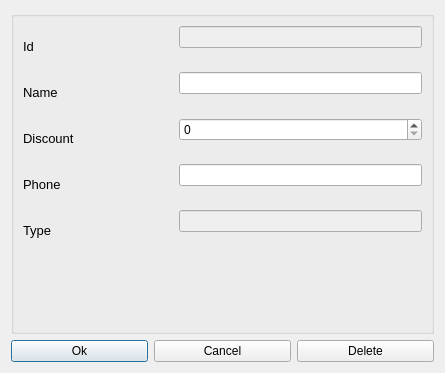
<?xml version="1.0" encoding="UTF-8"?>
<ui version="4.0">
 <class>DialogEditClient</class>
 <widget class="QDialog" name="DialogEditClient">
  <property name="geometry">
   <rect>
    <x>0</x>
    <y>0</y>
    <width>445</width>
    <height>373</height>
   </rect>
  </property>
  <property name="windowTitle">
   <string>Dialog</string>
  </property>
  <layout class="QGridLayout" name="gridLayout">
   <item row="1" column="0">
    <widget class="QPushButton" name="pushButton">
     <property name="text">
      <string>Ok</string>
     </property>
    </widget>
   </item>
   <item row="1" column="1">
    <widget class="QPushButton" name="pushButton_3">
     <property name="text">
      <string>Cancel</string>
     </property>
    </widget>
   </item>
   <item row="1" column="2">
    <widget class="QPushButton" name="pushButton_2">
     <property name="text">
      <string>Delete</string>
     </property>
    </widget>
   </item>
   <item row="0" column="0" colspan="3">
    <widget class="QGroupBox" name="groupBox">
     <property name="title">
      <string/>
     </property>
     <layout class="QFormLayout" name="formLayout">
      <item row="0" column="0">
       <widget class="QLabel" name="label_8">
        <property name="minimumSize">
         <size>
          <width>150</width>
          <height>40</height>
         </size>
        </property>
        <property name="font">
         <font>
          <pointsize>10</pointsize>
         </font>
        </property>
        <property name="text">
         <string>Id</string>
        </property>
       </widget>
      </item>
      <item row="0" column="1">
       <widget class="QLineEdit" name="lineEdit">
        <property name="enabled">
         <bool>false</bool>
        </property>
       </widget>
      </item>
      <item row="1" column="0">
       <widget class="QLabel" name="label_7">
        <property name="minimumSize">
         <size>
          <width>150</width>
          <height>40</height>
         </size>
        </property>
        <property name="font">
         <font>
          <pointsize>10</pointsize>
         </font>
        </property>
        <property name="text">
         <string>Name</string>
        </property>
       </widget>
      </item>
      <item row="1" column="1">
       <widget class="QLineEdit" name="lineEdit_2"/>
      </item>
      <item row="2" column="0">
       <widget class="QLabel" name="label_5">
        <property name="minimumSize">
         <size>
          <width>150</width>
          <height>40</height>
         </size>
        </property>
        <property name="font">
         <font>
          <pointsize>10</pointsize>
         </font>
        </property>
        <property name="text">
         <string>Discount</string>
        </property>
       </widget>
      </item>
      <item row="2" column="1">
       <widget class="QSpinBox" name="spinBox">
        <property name="maximum">
         <number>15</number>
        </property>
       </widget>
      </item>
      <item row="3" column="0">
       <widget class="QLabel" name="label_9">
        <property name="minimumSize">
         <size>
          <width>150</width>
          <height>40</height>
         </size>
        </property>
        <property name="font">
         <font>
          <pointsize>10</pointsize>
         </font>
        </property>
        <property name="text">
         <string>Phone</string>
        </property>
       </widget>
      </item>
      <item row="3" column="1">
       <widget class="QLineEdit" name="lineEdit_3"/>
      </item>
      <item row="4" column="0">
       <widget class="QLabel" name="label_10">
        <property name="minimumSize">
         <size>
          <width>150</width>
          <height>40</height>
         </size>
        </property>
        <property name="font">
         <font>
          <pointsize>10</pointsize>
         </font>
        </property>
        <property name="text">
         <string>Type</string>
        </property>
       </widget>
      </item>
      <item row="4" column="1">
       <widget class="QLineEdit" name="lineEdit_4">
        <property name="enabled">
         <bool>false</bool>
        </property>
       </widget>
      </item>
     </layout>
    </widget>
   </item>
  </layout>
 </widget>
 <resources/>
 <connections/>
</ui>
